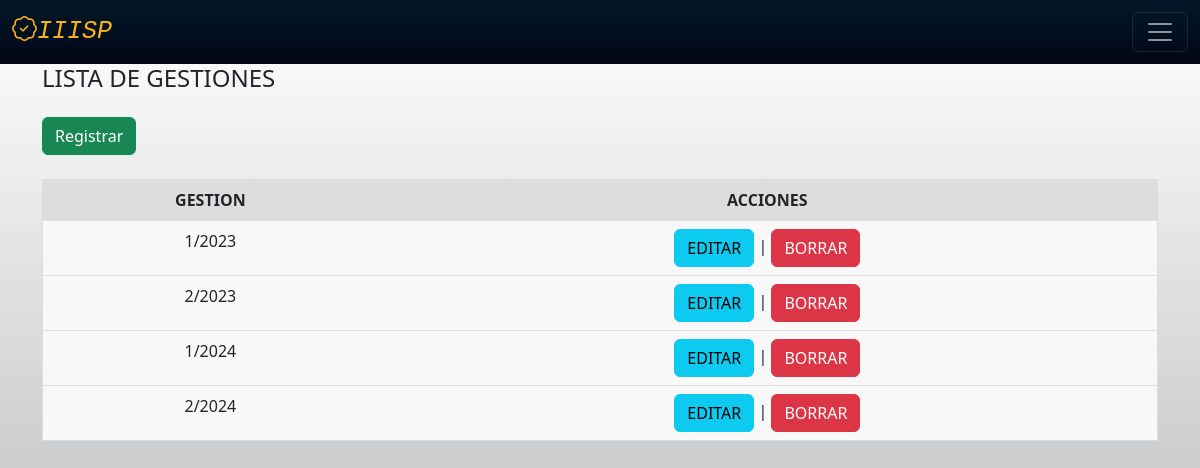
The app's page /gest (signed in) with its own data.
### proyectos/models.py (models this page shows, shortened)
class T_Gestion(models.Model):
    Id_Ges=models.AutoField(primary_key=True)
    Gestion= models.CharField(max_length=100,verbose_name='Nom_Gestion')

### proyectos/views.py (the view)
# urls.py: path('gest',views.gest, name='gest'),
@login_required
def gest(request):
    gform = models.T_Gestion.objects.all()
    return render(request, 'semestres/gestion.html',{'gform': gform})

### proyectos/templates/semestres/gestion.html
{% extends 'p_principal.html' %}
{% block content %}
{% load static %}
<br>
<br>
<div class="container">
  <div class="card-body">
    <h4 class="card-title">LISTA DE GESTIONES</h4>
    <br>
    <div class="card-header">
        <a name=""  class="btn btn-success" id="boton1" href="{% url 'crearg' %}" role="button">Registrar</a>
    </div>
    <br>
    <div class="table-responsive">
        <table class="table">
            <thead >
                <tr id="yuu">
                    <th scope="col">GESTION</th>
                    <th scope="col">ACCIONES</th>
                </tr>
            </thead>
            <tbody>
                {% for gestt in gform %}
                <tr id="tbl">
                    <td data-label="Gestiones">{{ gestt.Gestion }}
                    </td>
                    <td data-label="Acciones">
                        <a name="" id="" class="btn btn-info" href="{% url 'editarg' gestt.Id_Ges %}" role="button">EDITAR</a>
                        |
                        <a name="" id="" class="btn btn-danger" href="{% url 'eliminarg' gestt.Id_Ges %}" role="button">BORRAR</a>
                    </td>
                <tr>
                    {% endfor %}
            </tbody>
        </table>
    </div>
</div>
<br>
<br>
<br>
<br>
<br>
<br>
<br>
<br>
<br>
<br>
<br>
<br>
<br>
<br>
{% endblock %}

### proyectos/static/css/home.css (style rules this page uses)
#fondo1 { background-image: linear-gradient(rgb(255, 255, 255),rgb(164, 168, 170)); }

### proyectos/static/css/login.css (style rules this page uses)
.table { width: 100%; border: 1px solid #ccc; border-collapse: collapse; margin: 0; padding: 0; }
.table tr { background-color: #f8f8f8; border: 1px solid #ddd; }
.table th, .table td { font-size: 16px; padding: 8px; text-align: center; }
.table thead th { text-transform: uppercase; background-color: #ddd; }

### proyectos/static/css/uno/form.css (style rules this page uses)
.container { padding: 16px; }

### records on screen
T_Gestion: Gestion "1/2023"
T_Gestion: Gestion "2/2023"
T_Gestion: Gestion "1/2024"
T_Gestion: Gestion "2/2024"
